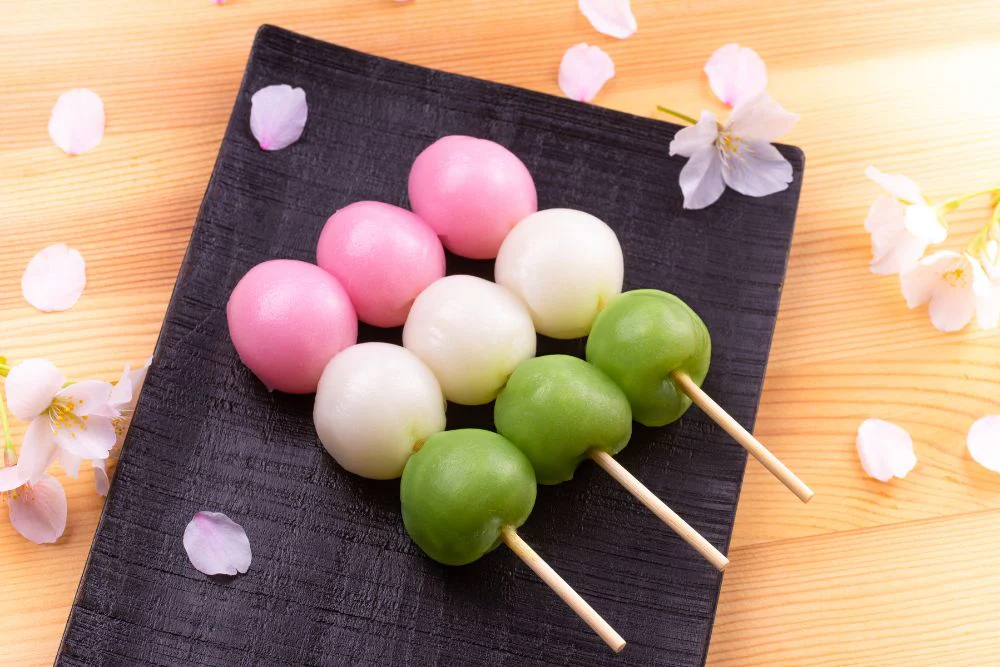
#> input picture images/dango.jpg, 1000 x 667 px, found by its file name
$ jupyter execute week1.ipynb
#> lines starting #> are read from the running program, lines starting #| are printed output that depends on the picture
[cell 1]
import cv2
import matplotlib.pyplot as plt
from icecream import icecream as log

input = cv2.imread('/Users/wachiii/Desktop/image_processing_uni/images/dango.jpg')
#> input is the input picture: shape (667, 1000, 3); mean B, G, R 124.2, 144.9, 173.7
print("shape of image ", input.shape)
#| shape of image  (667, 1000, 3)

# use matplotlib to display the image
plt.imshow(cv2.cvtColor(input, cv2.COLOR_BGR2RGB))

[cell 2]
import cv2
import matplotlib.pyplot as plt
from icecream import icecream as log

# -- split into 3  images; r g b
b, g, r = cv2.split(input) # what split does is it splits the image into its three channels, blue, green, and red. if we plot each of these channels, we will see the image in its three channels.
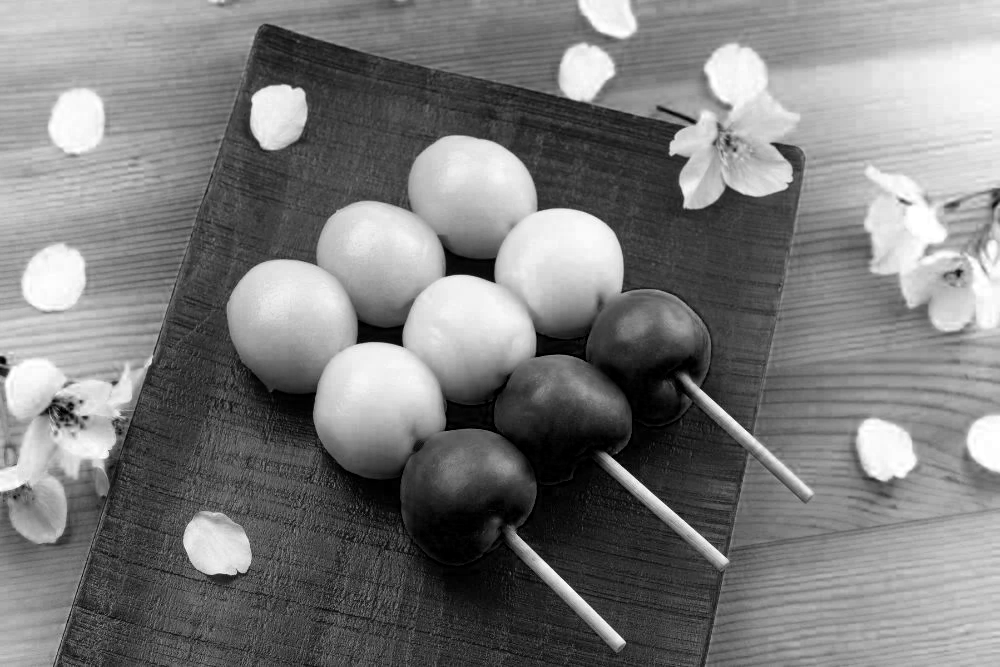
#> b: shape (667, 1000); min 0, max 255, mean 124.2
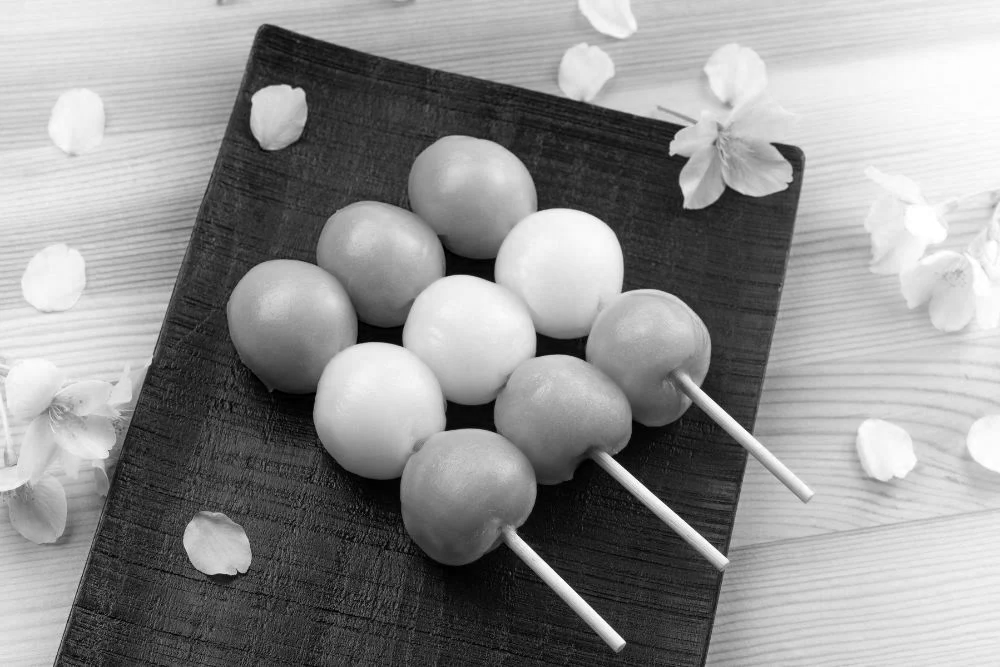
#> g: shape (667, 1000); min 0, max 255, mean 144.9
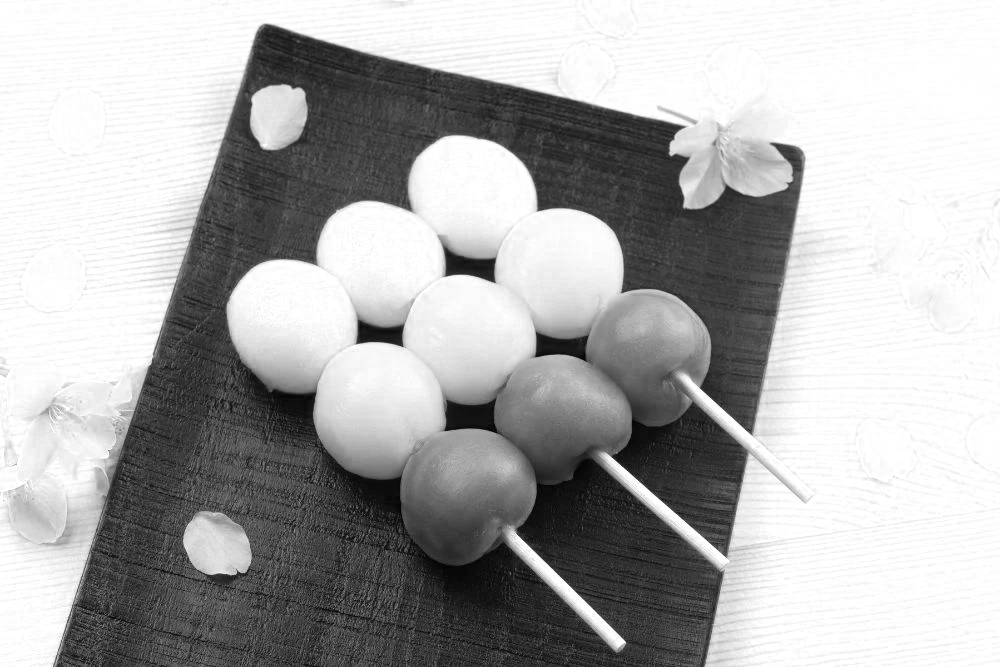
#> r: shape (667, 1000); min 0, max 255, mean 173.7

# -- 2nd plot: show the images
plt.figure(figsize=(20, 20))
# ---- plot red channel
plt.subplot(131)
plt.imshow(r, cmap='gray')
plt.title('Red Channel')
# ---- plot green channel
plt.subplot(132)
plt.imshow(g, cmap='gray')
plt.title('Green Channel')
# ---- plot blue channel
plt.subplot(133)
plt.imshow(b, cmap='gray')
plt.title('Blue Channel')
plt.show()
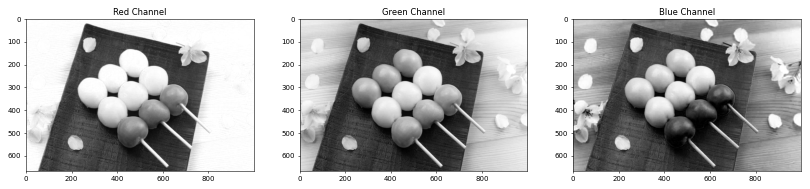
#> figure drawn by matplotlib, 3 panels
